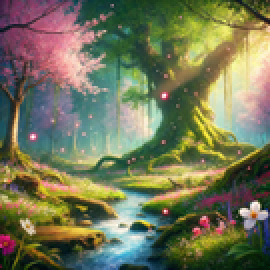
#> input picture Project1/images/working/newImgs/00_Blossomgrove_Forest.png, 135 x 135 px, found by its file name (shown 2 times larger); its folder holds 4 pictures in this run
$ python imgCrop.py
#> lines starting #> are read from the running program, lines starting #| are printed output that depends on the picture
import os
from PIL import Image

# Directory containing the images
input_dir = r"G:\My Drive\School\01_Fall2024\CS210\Project1\images\working\newImgs"  # Replace with your directory path
output_dir = r"G:\My Drive\School\01_Fall2024\CS210\Project1\images\working\croppedImgs"    # Replace with your desired output directory

# # Ensure the output directory exists
# os.makedirs(output_dir, exist_ok=True)

# Iterate through all files in the directory
for filename in os.listdir(input_dir):
    if filename.endswith('.png'):
        # Construct full file path
        img_path = os.path.join(input_dir, filename)

        # Open the image
        with Image.open(img_path) as img:
            # Define the cropping box (left, upper, right, lower)
            # Crop the top 30 pixels
#> img is the input picture: PIL image 135x135 RGBA; mean R, G, B, A 115.3, 118, 87.7, 255
            cropped_img = img.crop((0, 50, img.width, img.height))
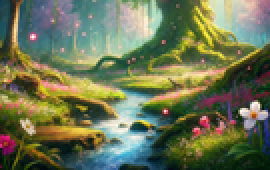
#> cropped_img: PIL image 135x85 RGBA (shown 2 times larger); mean R, G, B, A 108.9, 116.7, 84.5, 255

            # Save the cropped image to the output directory
            cropped_img.save(os.path.join(output_dir, filename))
#> pass 2 of the loop `for filename in os.listdir(input_dir):`:
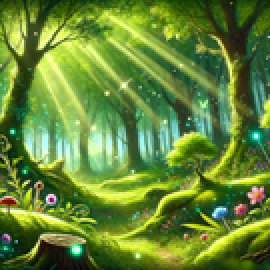
#> input picture Project1/images/working/newImgs/01_Emerald Glade.png, 135 x 135 px, found by its file name (shown 2 times larger)
#> img is the input picture: PIL image 135x135 RGBA; mean R, G, B, A 100.9, 135, 54.3, 255
#> `cropped_img = img.crop((0, 50, img.width, img.height))`:
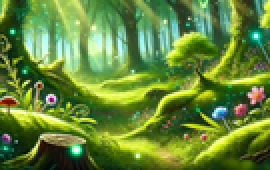
#> cropped_img: PIL image 135x85 RGBA (shown 2 times larger); mean R, G, B, A 101, 135.3, 57.1, 255
#> pass 3 of the loop `for filename in os.listdir(input_dir):`:
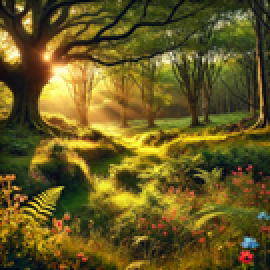
#> input picture Project1/images/working/newImgs/02_Sylvanwood Clearing.png, 135 x 135 px, found by its file name (shown 2 times larger)
#> img is the input picture: PIL image 135x135 RGBA; mean R, G, B, A 102.6, 89.5, 33, 255
#> `cropped_img = img.crop((0, 50, img.width, img.height))`:
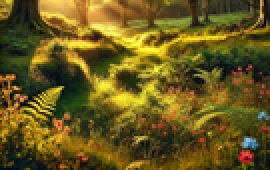
#> cropped_img: PIL image 135x85 RGBA (shown 2 times larger); mean R, G, B, A 104.7, 89.3, 28.4, 255
#> the loop made 4 passes; the first 3 are shown

print("Cropping complete!")
